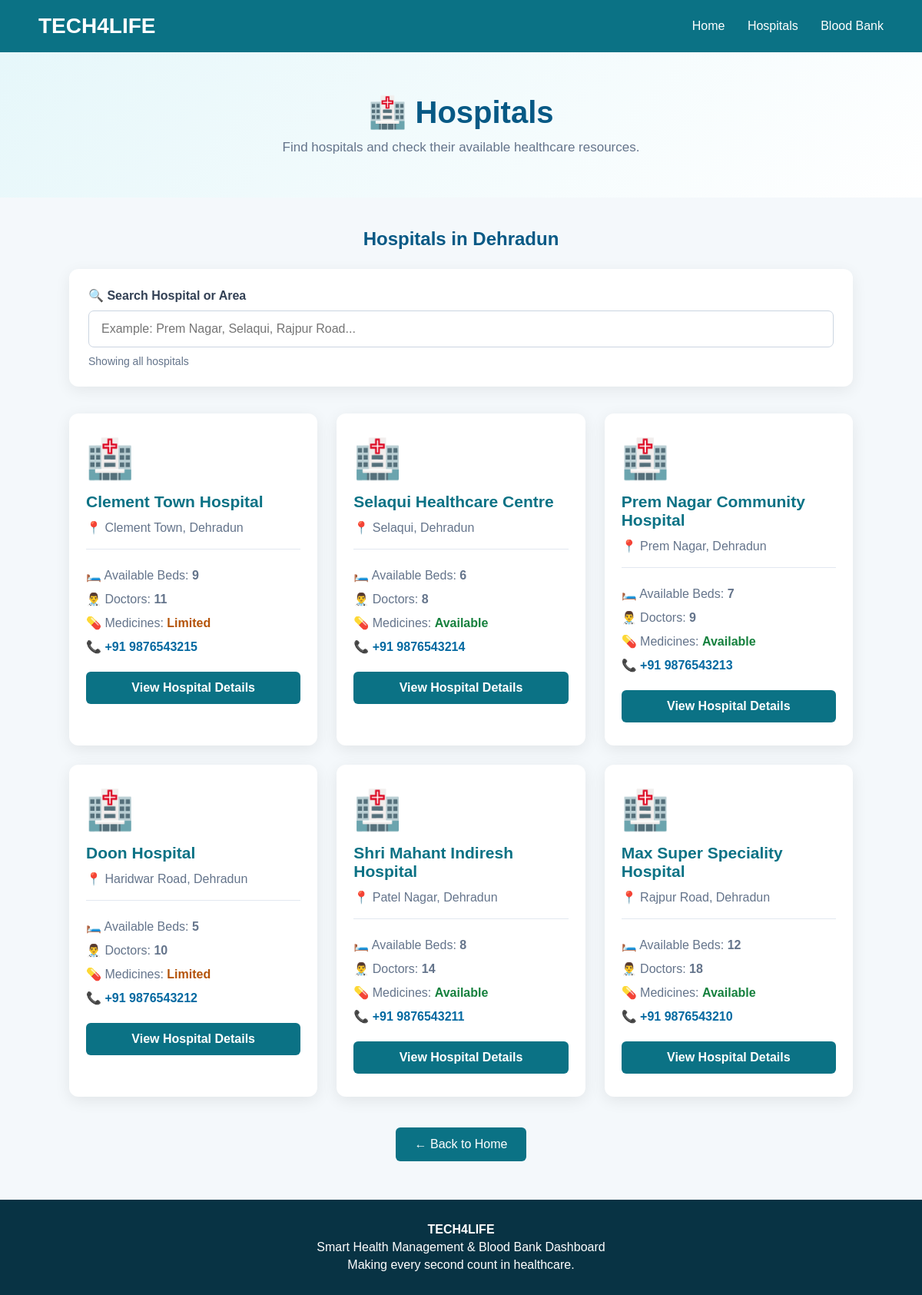
The page /hospitals on the database its author committed.
### tables this page shows
CREATE TABLE hospitals (
            id INTEGER PRIMARY KEY AUTOINCREMENT,
            name TEXT NOT NULL,
            location TEXT NOT NULL,
            beds INTEGER DEFAULT 0,
            total_beds INTEGER DEFAULT 0,
            available_beds INTEGER DEFAULT 0,
            doctors INTEGER DEFAULT 0,
            medicines TEXT DEFAULT 'Available',
            phone TEXT NOT NULL
        );

### app.py (the view)
@app.route("/hospitals")
def hospitals():
    search = request.args.get("search", "").strip()
    conn = get_db_connection()
    if search:
        hospitals = conn.execute("""
            SELECT * FROM hospitals
            WHERE name LIKE ?
            OR location LIKE ?
            ORDER BY id DESC
        """, (
            f"%{search}%",
            f"%{search}%"
        )).fetchall()
    else:
        hospitals = conn.execute("""
            SELECT * FROM hospitals
            ORDER BY id DESC
        """).fetchall()
    conn.close()
    return render_template(
        "hospitals.html",
        hospitals=hospitals,
        search=search
    )

### app.py (called while the page is built)
def get_db_connection():
    conn = sqlite3.connect(DATABASE)
    conn.row_factory = sqlite3.Row
    return conn

### templates/hospitals.html (shortened to what this page needs)
<!DOCTYPE html>
<html lang="en">
<head>
</head>
<body>
    <nav>
        <div class="logo">
            TECH4LIFE
        </div>
        <div>
            <a href="/">
                Home
            </a>
            <a href="/hospitals">
                Hospitals
            </a>
            <a href="/blood-bank">
                Blood Bank
            </a>
        </div>
    </nav>
    <section class="hero">
        <h1>
            🏥 Hospitals
        </h1>
        <p>
            Find hospitals and check their available healthcare resources.
        </p>
    </section>
    <div class="container">
        <h2>
            Hospitals in Dehradun
        </h2>
        <div class="search-section">
            <label for="hospitalSearch">
                🔍 Search Hospital or Area
            </label>
            <input type="text" id="hospitalSearch" class="search-box" placeholder="Example: Prem Nagar, Selaqui, Rajpur Road..." onkeyup="searchHospitals()">
            <div class="search-info" id="searchInfo">
                Showing all hospitals
            </div>
        </div>
        <div class="hospital-grid" id="hospitalGrid">
            {% for hospital in hospitals %}
            <div class="hospital-card">
                <div class="hospital-icon">
                    🏥
                </div>
                <h3>
                    {{ hospital.name }}
                </h3>
                <p>
                    📍 {{ hospital.location }}
                </p>
                <div class="resource">
                    <p>
                        🛏️ Available Beds:
                        <strong>
                            {{ hospital.beds }}
                        </strong>
                    </p>
                    <p>
                        👨‍⚕️ Doctors:
                        <strong>
                            {{ hospital.doctors }}
                        </strong>
                    </p>
                    <p>
                        💊 Medicines: {% if hospital.medicines == "Available" %}
                        <span class="status">
                            {{ hospital.medicines }}
                        </span> {% else %}
                        <span class="limited">
                            {{ hospital.medicines }}
                        </span> {% endif %}
                    </p>
                    <p class="phone">
                        📞 {{ hospital.phone }}
                    </p>
                </div>
                <a href="/hospital/{{ hospital.id }}" class="details-btn">
                    View Hospital Details
                </a>
            </div>
            {% endfor %}
        </div>
        <a href="/" class="back">
            ← Back to Home
        </a>
    </div>
    <footer>
        <p>
            <strong>TECH4LIFE</strong>
        </p>
        <p>
            Smart Health Management & Blood Bank Dashboard
        </p>
        <p>
            Making every second count in healthcare.
        </p>
    </footer>
</body>
</html>

### templates/hospitals.html (style rules this page uses)
* { margin: 0; padding: 0; box-sizing: border-box; font-family: Arial, sans-serif; }
body { background: #f4f8fb; color: #1f2937; }
nav { background: #0b7285; color: white; padding: 18px 50px; display: flex; justify-content: space-between; align-items: center; }
.logo { font-size: 28px; font-weight: bold; }
nav a { color: white; text-decoration: none; margin-left: 25px; }
.hero { background: linear-gradient(135deg, #e6f7fa, #ffffff); text-align: center; padding: 55px 20px; }
.hero h1 { color: #075985; font-size: 40px; margin-bottom: 12px; }
.hero p { color: #64748b; font-size: 17px; }
.container { width: 85%; margin: 40px auto; }
.container h2 { text-align: center; color: #075985; margin-bottom: 25px; }
.search-section { background: white; padding: 25px; border-radius: 12px; box-shadow: 0 5px 20px rgba(0, 0, 0, 0.07); margin-bottom: 35px; }
.search-section label { display: block; font-weight: bold; color: #334155; margin-bottom: 10px; }
.search-box { width: 100%; padding: 14px 16px; border: 1px solid #cbd5e1; border-radius: 7px; font-size: 16px; outline: none; }
.search-info { margin-top: 10px; color: #64748b; font-size: 14px; }
.hospital-grid { display: grid; grid-template-columns: repeat(3, 1fr); gap: 25px; }
.hospital-card { background: white; padding: 30px 22px; border-radius: 12px; box-shadow: 0 5px 20px rgba(0, 0, 0, 0.08); transition: 0.3s; }
.hospital-icon { font-size: 50px; margin-bottom: 15px; }
.hospital-card h3 { color: #0b7285; font-size: 21px; margin-bottom: 10px; }
.hospital-card p { color: #64748b; margin: 9px 0; line-height: 1.5; }
.resource { margin-top: 15px; padding-top: 15px; border-top: 1px solid #e2e8f0; }
.resource p { margin: 7px 0; }
.status { color: #15803d; font-weight: bold; }
.limited { color: #b45309; font-weight: bold; }
.phone { color: #0369a1 !important; font-weight: bold; }
.details-btn { display: block; text-align: center; margin-top: 20px; padding: 12px 15px; background: #0b7285; color: white; text-decoration: none; border-radius: 6px; font-weight: bold; }
.back { display: block; width: fit-content; margin: 40px auto; background: #0b7285; color: white; padding: 13px 25px; border-radius: 6px; text-decoration: none; }
footer { background: #083344; color: white; text-align: center; padding: 25px; margin-top: 50px; }
footer p { margin: 5px; }

### rows shown on the page
hospitals: name "Clement Town Hospital", location "Clement Town, Dehradun", beds "9", doctors "11", medicines "Limited", phone "+91 9876543215"
hospitals: name "Selaqui Healthcare Centre", location "Selaqui, Dehradun", beds "6", doctors "8", medicines "Available", phone "+91 9876543214"
hospitals: name "Prem Nagar Community Hospital", location "Prem Nagar, Dehradun", beds "7", doctors "9", medicines "Available", phone "+91 9876543213"
hospitals: name "Doon Hospital", location "Haridwar Road, Dehradun", beds "5", doctors "10", medicines "Limited", phone "+91 9876543212"
hospitals: name "Shri Mahant Indiresh Hospital", location "Patel Nagar, Dehradun", beds "8", doctors "14", medicines "Available", phone "+91 9876543211"
hospitals: name "Max Super Speciality Hospital", location "Rajpur Road, Dehradun", beds "12", doctors "18", medicines "Available", phone "+91 9876543210"
